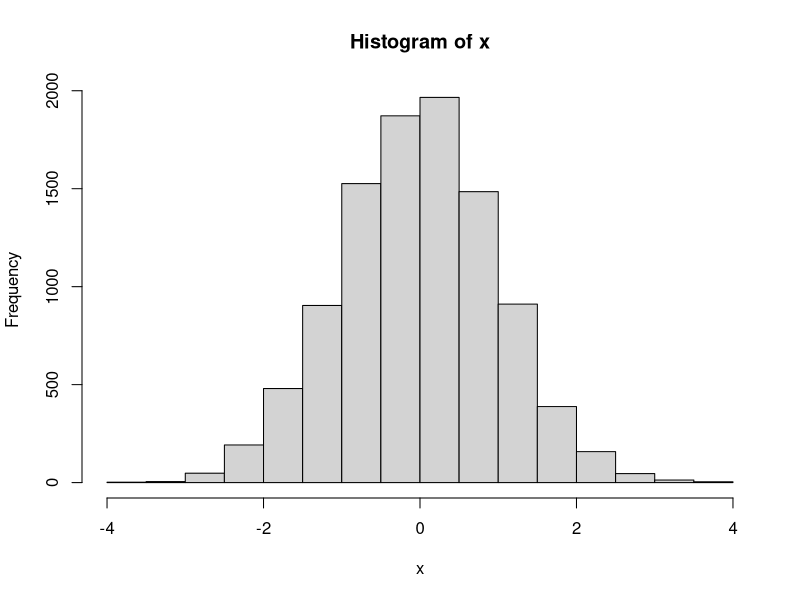
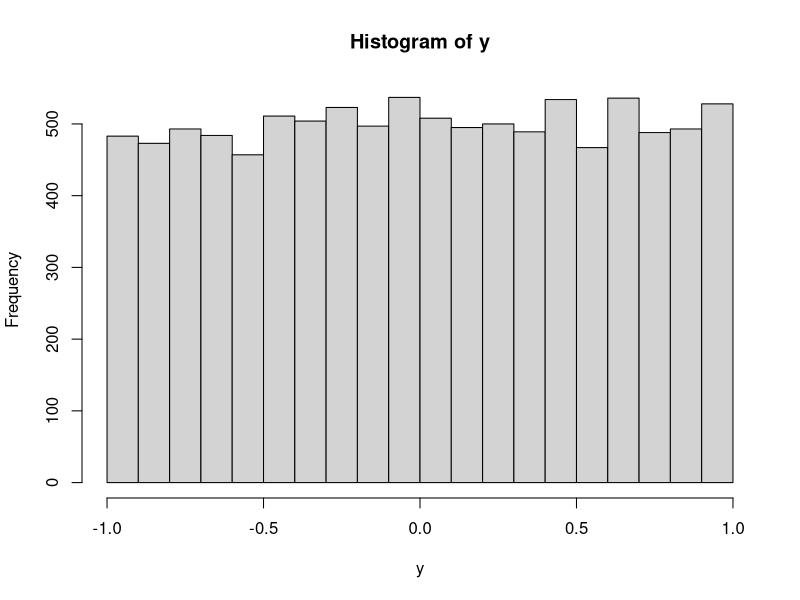

Here is the R script that generated these plots, in order: (Note: this script raises an error after producing the figures.)
## Econometrics Problem Set 1 Problem 8

library(ggplot2)
n=10000
mu = 0
sigma = 1
x = rnorm(n, mu, sigma)
hist(x)


min_y = -1
max_y = 1
y = runif(n, min = min_y, max = max_y)
hist(y)

pf(4.846, 3, 26, lower.tail = FALSE)


my_rbernoulli <- function(n,p) {
  U = runif(n, min = 0, max = 1)
  x = ifelse(U>p, 1, 0)
  return(x)
}
  
h = my_rbernoulli(10000, 0.5)

length(h) == 10000
mean(h) 

n = sample(c(0,1), n, replace = TRUE, prob = c(1-p,p))
j = sample()




